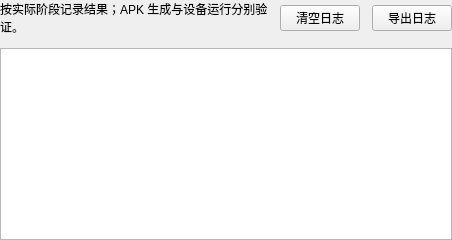
        <widget class="QWidget" name="logsPage">
         <layout class="QVBoxLayout" name="logsLayout">
          <property name="leftMargin">
           <number>0</number>
          </property>
          <property name="topMargin">
           <number>0</number>
          </property>
          <property name="rightMargin">
           <number>0</number>
          </property>
          <property name="bottomMargin">
           <number>0</number>
          </property>
          <property name="spacing">
           <number>12</number>
          </property>
          <item>
           <layout class="QHBoxLayout" name="logsToolbar">
            <item>
             <widget class="QLabel" name="logsHint">
              <property name="text">
               <string>按实际阶段记录结果；APK 生成与设备运行分别验证。</string>
              </property>
              <property name="wordWrap">
               <bool>true</bool>
              </property>
             </widget>
            </item>
            <item>
             <widget class="QPushButton" name="clearLogsButton">
              <property name="text">
               <string>清空日志</string>
              </property>
             </widget>
            </item>
            <item>
             <widget class="QPushButton" name="exportLogsButton">
              <property name="text">
               <string>导出日志</string>
              </property>
             </widget>
            </item>
           </layout>
          </item>
          <item>
           <widget class="QPlainTextEdit" name="logsEdit">
            <property name="readOnly">
             <bool>true</bool>
            </property>
           </widget>
          </item>
         </layout>
        </widget>
